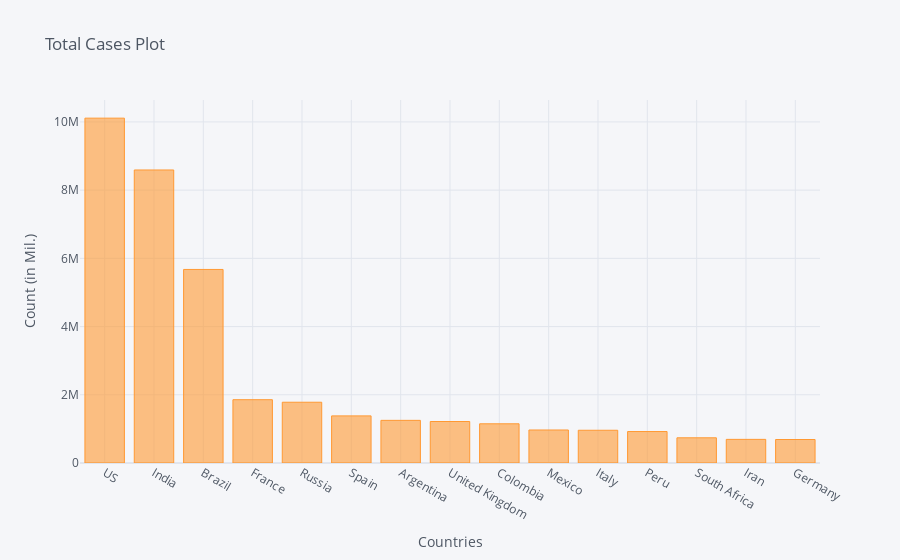

Notebook code for this chart:
### Code cell
corona_dframe_agg_plot.iplot(kind='bar', x='Country/Region', y='11/9/20',
                             title='Total Cases Plot',xTitle='Countries',yTitle='Count (in Mil.)')

### Figure 1 — Plotly figure (JSON) as saved in the notebook; plotly's stock layout.template omitted (floating-point values rounded to 4 significant figures)
{"data": [{"marker": {"color": "rgba(255, 153, 51, 0.6)", "line": {"color": "rgba(255, 153, 51, 1.0)", "width": 1}}, "name": "11/9/20", "orientation": "v", "text": "", "type": "bar", "x": ["US", "India", "Brazil", "France", "Russia", "Spain", "Argentina", "United Kingdom", "Colombia", "Mexico", "Italy", "Peru", "South Africa", "Iran", "Germany"], "y": [10111077, 8591730, 5675032, 1856292, 1781997, 1381218, 1250499, 1216747, 1149064, 967825, 960373, 922333, 738525, 692949, 689146]}], "layout": {"legend": {"bgcolor": "#F5F6F9", "font": {"color": "#4D5663"}}, "paper_bgcolor": "#F5F6F9", "plot_bgcolor": "#F5F6F9", "title": {"font": {"color": "#4D5663"}, "text": "Total Cases Plot"}, "xaxis": {"gridcolor": "#E1E5ED", "showgrid": true, "tickfont": {"color": "#4D5663"}, "title": {"font": {"color": "#4D5663"}, "text": "Countries"}, "zerolinecolor": "#E1E5ED"}, "yaxis": {"gridcolor": "#E1E5ED", "showgrid": true, "tickfont": {"color": "#4D5663"}, "title": {"font": {"color": "#4D5663"}, "text": "Count (in Mil.)"}, "zerolinecolor": "#E1E5ED"}}}
